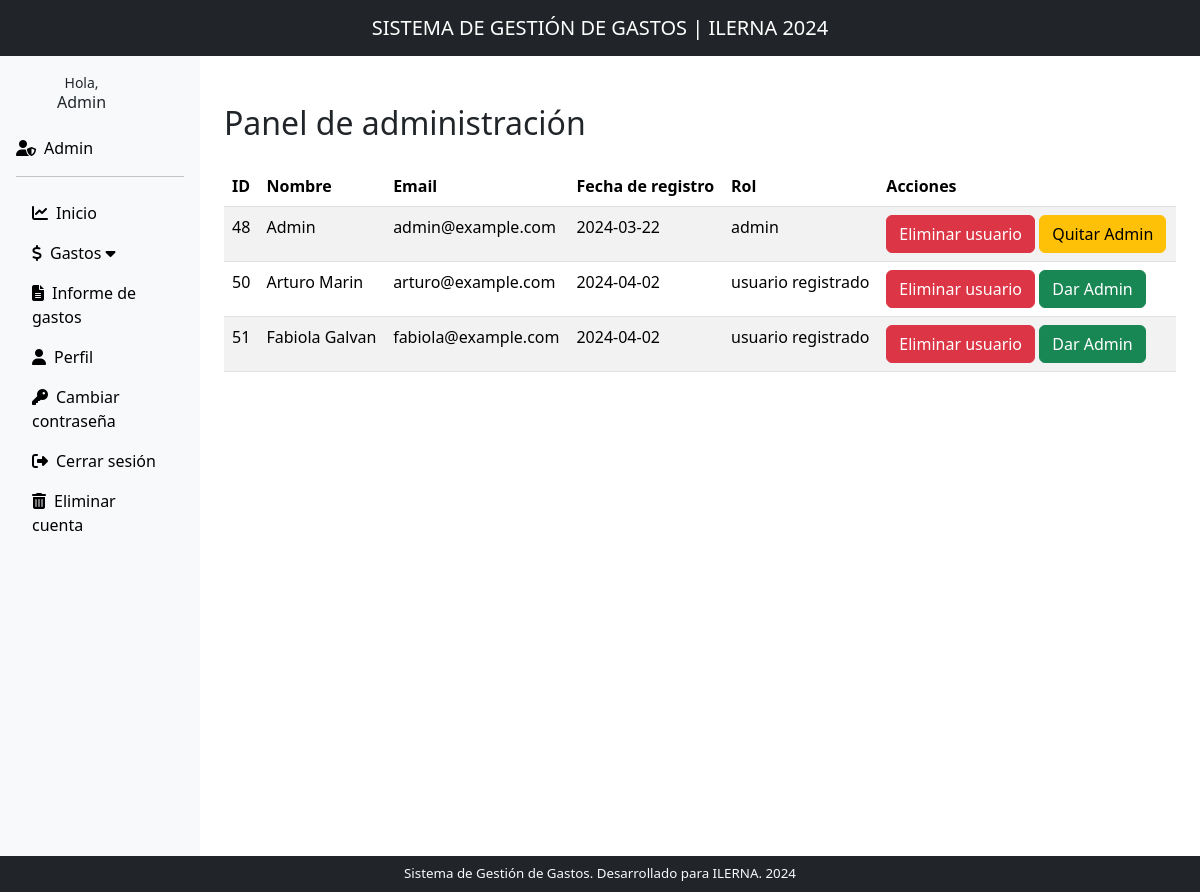
Page /view/admin/admin_management.php (signed in) on the committed database.
### tables this page shows
CREATE TABLE `tb_user` (
  `ID` int(11) NOT NULL,
  `Full_Name` varchar(100) DEFAULT NULL,
  `Email` varchar(100) DEFAULT NULL,
  `Phone_Num` varchar(20) DEFAULT NULL,
  `Password` varchar(255) DEFAULT NULL,
  `signup_date` date DEFAULT NULL,
  `role_id` int(11) DEFAULT NULL
);

CREATE TABLE `tb_role` (
  `role_id` int(11) NOT NULL,
  `role_name` varchar(50) NOT NULL
);

### view/admin/admin_management.php (the view, shortened to what this page needs)
<?php
include '../../config/dbconnection.php';
class Admin
{
    private $con;
    public function __construct($con)
    {
        $this->con = $con;
    }
    public function fetchUsers()
    {
        $users_query = "SELECT u.ID, u.Full_Name, u.Email, u.signup_date, r.role_name
                        FROM tb_user u
                        INNER JOIN tb_role r ON u.role_id = r.role_id";
        $users_result = mysqli_query($this->con, $users_query);
        return $users_result;
    }
}
$adminManagement = new Admin($con);
$adminManagement->handleRoleAssignment();
$adminManagement->handleUserDeletion();
?>
<!DOCTYPE html>
<html lang="en">
<head>
    <link rel="stylesheet" href="https://cdn.jsdelivr.net/npm/bootstrap@5.3.2/dist/css/bootstrap.min.css">
</head>
<body>
    <?php include_once '../layout/header.php'; ?>
    <div class="container-fluid">
        <div class="row vh-100">
            <?php include '../layout/sidebar.php'; ?>
            <div class="col-md-9 col-lg-10">
                <div class="container mt-5">
                    <h2 class="mb-4">Panel de administración</h2>
                    <table class="table table-striped alternate-row-colors">
                        <thead>
                            <tr>
                                <th>ID</th>
                                <th>Nombre</th>
                                <th>Email</th>
                                <th>Fecha de registro</th>
                                <th>Rol</th>
                                <th>Acciones</th>
                            </tr>
                        </thead>
                        <tbody>
                            <?php
                            $users_result = $adminManagement->fetchUsers();
                            while ($row = mysqli_fetch_assoc($users_result)):
                                ?>
                                <tr>
                                    <td><?php echo $row['ID']; ?></td>
                                    <td><?php echo $row['Full_Name']; ?></td>
                                    <td><?php echo $row['Email']; ?></td>
                                    <td><?php echo $row['signup_date']; ?></td>
                                    <td><?php echo $row['role_name']; ?></td>
                                    <td>
                                        <form action="<?php echo htmlspecialchars($_SERVER["PHP_SELF"]); ?>" method="post">
                                            <button type="submit" class="btn btn-danger" name="delete_user_submit"
                                                onclick="return confirm('Estás seguro que quieres eliminar este usuario?')">Eliminar
                                                usuario</button>
                                            <?php if ($row['role_name'] === 'usuario registrado'): ?>
                                                <button type="submit" class="btn btn-success" name="role" value="admin">Dar
                                                    Admin</button>
                                            <?php else: ?>
                                                <button type="submit" class="btn btn-warning" name="role"
                                                    value="usuario registrado">Quitar Admin</button>
                                            <?php endif; ?>
                                        </form>
                                    </td>
                                </tr>
                            <?php endwhile; ?>
                        </tbody>
                    </table>
                </div>
            </div>
        </div>
    </div>
    <?php include '../layout/footer.php'; ?>
</body>
</html>

### view/layout/header.php (shortened to what this page needs)
<!DOCTYPE html>
<html lang="en">
<head>
    <link rel="stylesheet" href="https://cdn.jsdelivr.net/npm/bootstrap@5.3.2/dist/css/bootstrap.min.css"
>
</head>
<body>
    <nav class="navbar navbar-dark bg-dark navbar-expand-lg">
        <div class="container-fluid">
            <a class="navbar-brand mx-auto" href="/daw_project/view/dashboard/dashboard.php">SISTEMA DE GESTIÓN DE
                GASTOS | ILERNA 2024</a>
        </div>
    </nav>
</body>
</html>

### view/layout/sidebar.php (shortened to what this page needs)
<?
include '../../config/dbconnection.php';
?>
<!DOCTYPE html>
<html lang="en">
<head>
    <link rel="stylesheet" href="https://cdn.jsdelivr.net/npm/bootstrap@5.3.2/dist/css/bootstrap.min.css"
>
    <link rel="stylesheet" href="https://cdnjs.cloudflare.com/ajax/libs/font-awesome/6.5.1/css/all.min.css"
 />
</head>
<body>
    <div class="col-md-3 col-lg-2 d-flex flex-column flex-shrink-0 p-3 bg-light">
        <?php
        $uid = $_SESSION['detsuid'];
        $user_query = mysqli_query($con, "SELECT Full_Name FROM tb_user WHERE ID='$uid'");
        $user_row = mysqli_fetch_assoc($user_query);
        $name = $user_row['Full_Name'];
        ?>
        <a href="/daw_project/view/dashboard/dashboard.php"
            class="d-flex align-items-center mb-3 mb-md-0 me-md-auto link-dark text-decoration-none">
            <div class="row justify-content-center text-center mb-3 mx-auto">
                <div class="small">Hola,</div>
                <h6>
                    <?php echo $name; ?>
                </h6>
            </div>
        </a>
        <?php if ($_SESSION['role'] === 'admin'): ?>
            <a href="/daw_project/view/admin/admin_management.php" class="nav-link link-primary text-black"><i
                    class="fas fa-user-shield me-2"></i>Admin</a>
        <?php endif; ?>
        <hr>
        <ul class="nav nav-pills flex-column mb-auto">
            <li class="nav-item">
                <a href="/daw_project/view/dashboard/dashboard.php" class="nav-link link-primary text-black"
                    aria-current="page">
                    <i class="fas fa-chart-line me-2"></i>Inicio
                </a>
            </li>
            <li class="nav-item">
                <a href="#" class="nav-link text-black link-primary" onclick="toggleSubLinks(event, 'expenses')"><i
                        class="fas fa-dollar-sign me-2"></i>Gastos
                    <i class="fas fa-caret-down ml-auto"></i>
                </a>
            </li>
            <li class="nav-item">
                <a href="/daw_project/view/report/report_form.php" class="nav-link text-black link-primary"><i
                        class="fas fa-file-alt me-2"></i>Informe de gastos</a>
            </li>
            <li class="nav-item">
                <a href="/daw_project/view/profile/user_profile.php" class="nav-link link-primary text-black"><i
                        class="fas fa-user me-2"></i>Perfil</a>
            </li>
            <li class="nav-item">
                <a href="/daw_project/view/profile/password_change.php" class="nav-link link-primary text-black"><i
                        class="fas fa-key me-2"></i>Cambiar contraseña</a>
            </li>
            <li class="nav-item">
                <a href="/daw_project/controller/logout.php" class="nav-link link-primary text-black"><i
                        class="fas fa-sign-out-alt me-2"></i>Cerrar sesión</a>
            </li>
            <li class="nav-item">
                <a href="/daw_project/controller/delete_acc.php" class="nav-link link-danger text-black"><i
                        class="fas fa-trash-alt me-2"></i>Eliminar cuenta</a>
            </li>
        </ul>
    </div>
</body>
</html>

### view/layout/footer.php (shortened to what this page needs)
<!DOCTYPE html>
<html lang="en">
<head>
    <link rel="stylesheet" href="https://cdn.jsdelivr.net/npm/bootstrap@5.3.2/dist/css/bootstrap.min.css"
>
</head>
<body>
    <footer class="bg-dark text-center text-sm text-light py-2">
        <div class="container">
            <p class="m-0" style="font-size: smaller;">Sistema de Gestión de Gastos. Desarrollado para ILERNA. 2024</p>
        </div>
    </footer>
</body>
</html>

### view/admin/admin_management.php (style rules this page uses)
.alternate-row-colors tbody tr:nth-child(odd) { background-color: #f2f2f2; }

### rows in the picture
tb_user: Full_Name "Admin", ID "48", Email "admin@example.com", signup_date "2024-03-22", role.role_name "admin", shows "Quitar Admin"
tb_user: ID "50", Full_Name "Arturo Marin", Email "arturo@example.com", signup_date "2024-04-02", role.role_name "usuario registrado", shows "Dar Admin"
tb_user: ID "51", Full_Name "Fabiola Galvan", Email "fabiola@example.com", signup_date "2024-04-02", role.role_name "usuario registrado", shows "Dar Admin"
